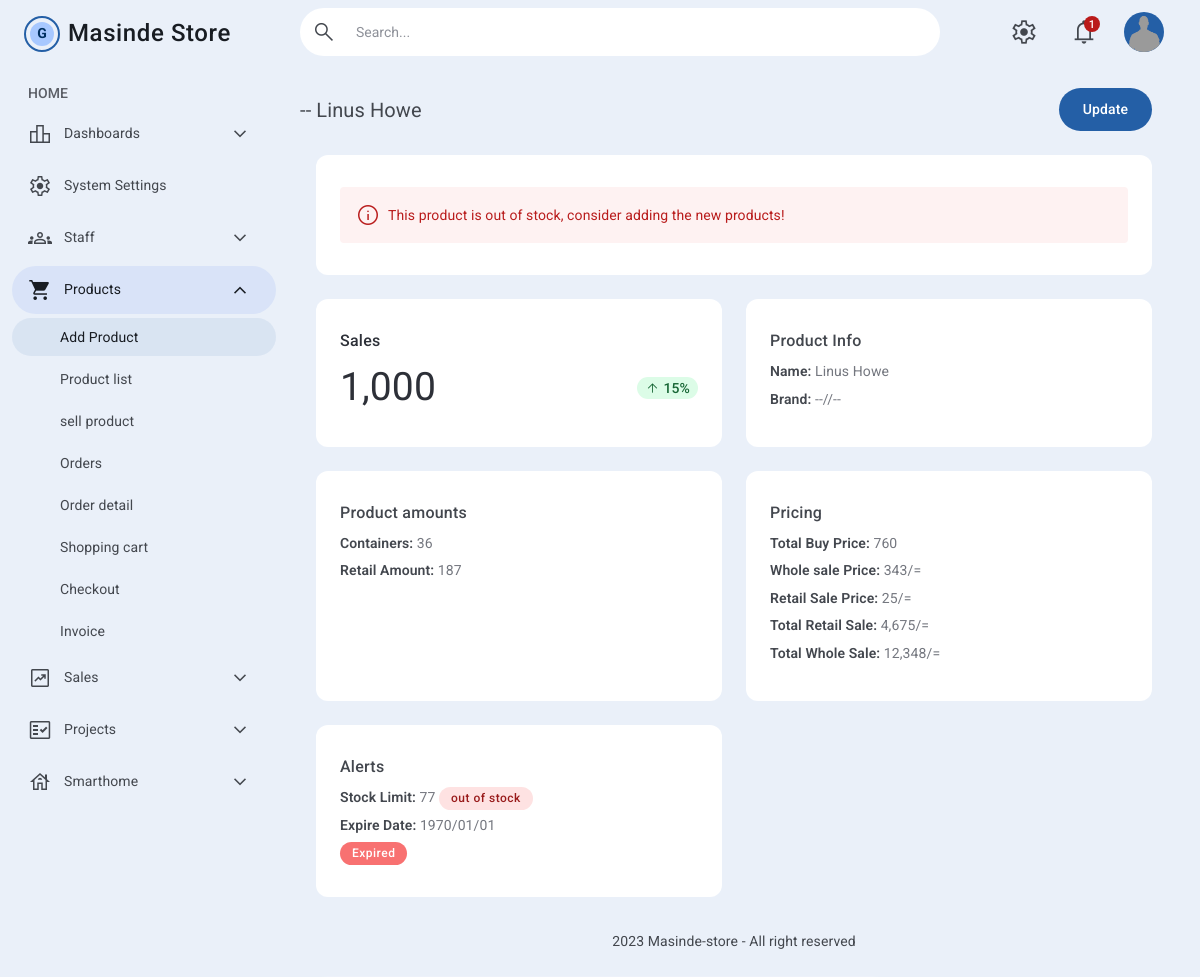
The page /product/show/2 on the database its author committed.
### tables this page shows
CREATE TABLE `product` (
  `id` int(11) NOT NULL,
  `branch_id` int(11) DEFAULT NULL,
  `store_id` int(11) DEFAULT NULL,
  `name` varchar(255) NOT NULL,
  `brand` varchar(255) DEFAULT NULL,
  `unit` varchar(50) DEFAULT NULL,
  `pkj_amount` int(11) DEFAULT NULL,
  `quantity` int(11) DEFAULT NULL,
  `pkgs_buy_price` int(11) DEFAULT NULL,
  `whole_sale_price` int(11) DEFAULT NULL,
  `retail_sale_price` int(11) DEFAULT NULL,
  `stock_limit` int(11) DEFAULT NULL,
  `expire_date` int(11) DEFAULT NULL,
  `created_at` timestamp NOT NULL DEFAULT current_timestamp(),
  `updated_at` timestamp NULL DEFAULT NULL ON UPDATE current_timestamp()
);

### application/controllers/Product.php (called while the page is built, shortened)
<?php
class Product extends CI_Controller
{
    public function __construct()
    {
        $this->load->model('ProductModel');
         $this->load->model('CartModel');
        $this->load->model('CartItemModel');
    }
    public function show($id)
    {
        $product = $this->ProductModel->get_product($id);
        $this->load->view('products/product_detail', ['product' => $product]);
    }
}

### index.php (called while the page is built, shortened)
<?php
require_once BASEPATH.'core/CodeIgniter.php';

### application/models/ProductModel.php (called while the page is built, shortened)
<?php
class ProductModel extends CI_Model
{
    public function get_product($id)
    {
       $product =  $this->db->get_where('Product', ['id' => $id])->row();
       return $product;
    }
}

### application/views/products/product_detail.php (the view, shortened to what this page needs)
<!DOCTYPE html>
<html lang="en">
<head>
  <link rel="stylesheet" id="stylesheet" href="<?php echo base_url('assets/css/style.css')?>">
  <link rel="stylesheet" id="color" href="<?php echo base_url('assets/css/colors.css')?>">
</head>
<body id="body-layout" class="text-body-md relative font-sans font-normal text-gray-700 dark:text-gray-300 bg-surface-500 dark:bg-surfacedark-500 show">
  <?php  include APPPATH.'/views/includes/header.php'?>
  <main class="lg:flex">
  <?php include APPPATH.'/views/includes/sidebar.php'?>
    <div class="main-content flex-grow min-h-[100%] py-20 relative px-4 lg:pr-8 lg:pl-3">
      <div class="flex flex-row justify-between items-center pt-2 pb-6">
        <h2 class="text-title-lg">-- <?= $product->name ?></h2>
        <div class="flex flex-row gap-3 items-center pr-4">
          <button data-type="dialogs" data-target="#dialog_detail" class="btn relative inline-flex flex-row items-center justify-center gap-x-1 py-2.5 px-6 rounded-[6.25rem] hover:shadow-md text-sm tracking-[.00714em] font-medium bg-primary-600 text-white dark:bg-primary-200 dark:text-primary-800">
            Update
          </button>
        </div>
      </div>
      <div class="grid grid-cols-1 gap-4 md:gap-6">
        <div class="flex-shrink max-w-full px-4 w-full">
          <div class="px-6 py-8 flex flex-col gap-8 rounded-xl bg-white dark:bg-gray-900 mb-6">
            <div class="flex items-center gap-2 relative bg-red-50 text-red-700 p-4 rounded">
                <i class="material-symbols-outlined">info</i>
                <p>This product is out of stock, consider adding the new products!</p>
            </div>
          </div>
          <div class="grid grid-cols-1 sm:grid-cols-2 gap-4 md:gap-6">
            <div class="px-6 py-8 flex flex-col rounded-xl bg-white dark:bg-gray-900">
                <div class="flex flex-row justify-between items-center mb-3">
                    <h3 class="text-title-md text-gray-800 dark:text-gray-200">Sales</h3>
                </div>
                <div class="relative flex items-center justify-between">
                    <h4 class="text-display-sm text-gray-800 dark:text-gray-200">1,000</h4>
                    <span class="text-label-lg flex items-center gap-1 px-2 py-1 rounded-full text-green-800 dark:text-green-100 bg-green-100 dark:bg-green-800">
                    <span class="material-symbols-outlined !text-sm">arrow_upward</span>15%
                    </span>
                </div>
            </div>
            <div class="px-6 py-8 flex flex-col rounded-xl bg-white dark:bg-gray-900">
              <h4 class="text-title-md text-gray-700 dark:text-gray-200 mb-2">Product Info</h4>
              <div class="text-gray-500">
                <p class="mb-1"><span class="font-semibold text-gray-700 dark:text-gray-200">Name: </span><?= $product->name ?> </p>
                <p class="mb-1"><span class="font-semibold text-gray-700 dark:text-gray-200">Brand:</span> <?= $product->brand ? $product->brand: '--//--' ?></p>
              </div>
            </div>
            <div class="px-6 py-8 flex flex-col rounded-xl bg-white dark:bg-gray-900">
              <h4 class="text-title-md text-gray-700 dark:text-gray-200 mb-2">Product amounts</h4>
              <div class="text-gray-500">
                <p class="mb-1"><span class="font-semibold text-gray-700 dark:text-gray-200">Containers:</span> <?= $product->pkj_amount ?></p>
                <p class="mb-1"><span class="font-semibold text-gray-700 dark:text-gray-200">Retail Amount:</span> <?= $product->quantity ?></p>
              </div>
            </div>
            <div class="px-6 py-8 flex flex-col rounded-xl bg-white dark:bg-gray-900">
              <h4 class="text-title-md text-gray-700 dark:text-gray-200 mb-2">Pricing</h4>
              <div class="text-gray-500">
                <p class="mb-1"><span class="font-semibold text-gray-700 dark:text-gray-200">Total Buy Price:</span> <?= $product->pkgs_buy_price ?></p>
                <p class="mb-1"><span class="font-semibold text-gray-700 dark:text-gray-200">Whole sale Price: </span> <?= number_format($product->whole_sale_price).'/=' ?></p>
                <p class="mb-1"><span class="font-semibold text-gray-700 dark:text-gray-200">Retail Sale Price: </span> <?= number_format($product->retail_sale_price).'/=' ?></p>
                <p class="mb-1"><span class="font-semibold text-gray-700 dark:text-gray-200">Total Retail Sale:</span> <?= number_format($product->retail_sale_price * $product->quantity).'/=' ?></p>
                <p class="mb-1"><span class="font-semibold text-gray-700 dark:text-gray-200">Total Whole Sale: </span> <?= number_format($product->whole_sale_price * $product->pkj_amount).'/=' ?></p>
              </div>
            </div>
            <div class="px-6 py-8 flex flex-col rounded-xl bg-white dark:bg-gray-900">
              <h4 class="text-title-md text-gray-700 dark:text-gray-200 mb-2">Alerts</h4>
              <div class="text-gray-500">
                <p class="mb-1">
                    <span class="font-semibold text-gray-700 dark:text-gray-200">Stock Limit:</span>
                    <span><?= $product->stock_limit ?></span>
                    <?php if($product->stock_limit >= $product->pkj_amount):?>
                    <span class="inline-block leading-tight text-center text-label-md py-1 px-3 text-red-800 dark:text-red-800 bg-red-100 dark:bg-red-100 rounded-full">out of stock</span>
                    <?php  else: ?>
                    <span class="inline-block leading-tight text-center text-label-md py-1 px-3 text-green-800 dark:text-green-800 bg-green-100 dark:bg-green-100 rounded-full">InStock</span>
                    <?php endif?>
                </p>
                <p class="mb-1">
                    <span class="font-semibold text-gray-700 dark:text-gray-200">Expire Date:</span>
                    <span><?php echo date('Y/m/d', $product->expire_date) ?></span>
                    <?php if(strtotime($product->expire_date) <= strtotime(date('Y-m-d'))): ?>
                        <div class="inline-block leading-tight text-center text-label-md py-1 px-3 text-white dark:text-gray-100 bg-red-400 dark:bg-red-900 rounded-full">Expired</div>
                      <?php else:?>
                        <div class="inline-block leading-tight text-center text-label-md py-1 px-3 text-gray-800 dark:text-gray-100 bg-green-100 dark:bg-green-900 rounded-full">Alive</div>
                    <?php endif ?>
                </p>
              </div>
            </div>
          </div>
        </div>
      </div>
    </div>
  </main>
  <footer class="footer absolute px-4 lg:px-8 lg:pl-3 left-0 lg:left-72 bottom-0 right-0">
    <div class="text-center py-6">
      <p><script>document.write(new Date().getFullYear())</script> Masinde-store - All right reserved</p>
    </div>
  </footer>
</body>
</html>

### rows shown on the page
product: name "Linus Howe", pkj_amount "36", quantity "187", pkgs_buy_price "760", whole_sale_price "343", retail_sale_price "25", $product->retail_sale_price * $product->quantity "4,675", $product->whole_sale_price * $product->pkj_amount "12,348", stock_limit "77", expire_date "1970/01/01"
